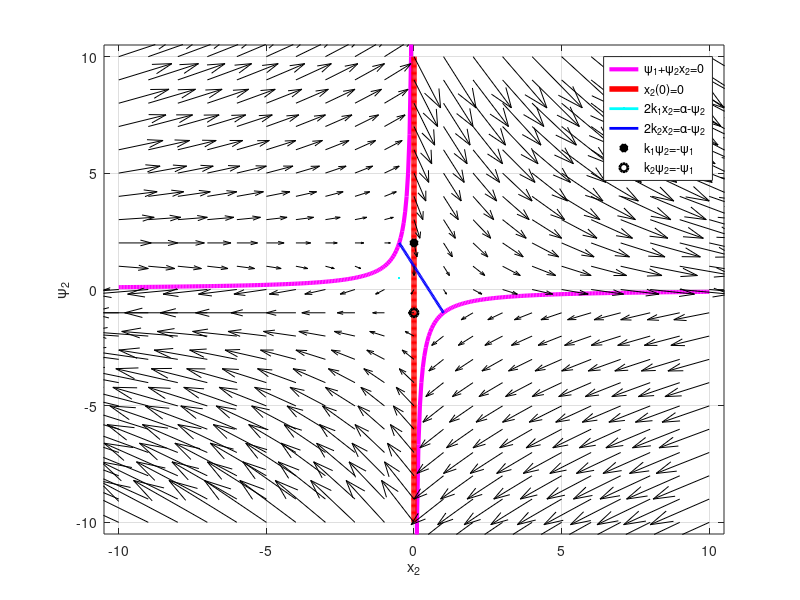

The MATLAB source for this figure:
psi_1 = 1;
alpha = 1;

k_1 = -0.5;
k_2 = 1;

left_point = -10;
right_point = 10;

step = 0.05;
big_step = 1;

trimmer = 0.5;

psi_2_u_1 = @(x_2) 0 .* x_2 + alpha;
psi_2_u_2 = @(x_2) -psi_1 ./ x_2;

new_left_point = (alpha - sqrt(alpha .^ 2 + 8 * psi_1 * k_1)) / 2;
new_right_point = (alpha + sqrt(alpha .^ 2 + 8 * psi_1 * k_1)) / 2;

old_left_point = (alpha - sqrt(alpha .^ 2 + 8 * psi_1 * k_2)) / 2;
old_right_point = (alpha + sqrt(alpha .^ 2 + 8 * psi_1 * k_2)) / 2;

x_2_start = @(psi_2) 0 .* psi_2;
x_2_cond_1 = @(psi_2) (alpha - psi_2) ./ (2 .* k_1);
x_2_cond_2 = @(psi_2) (alpha - psi_2) ./ (2 .* k_2);

split = left_point : step : right_point;
new_split = new_left_point : step : new_right_point;
if (~isnan(old_left_point))
    old_split = old_left_point : step : old_right_point;
end
%plot_1 = plot(split, psi_2_u_1(split), 'b', 'LineWidth', 3);
%hold on;
plot_2 = plot(split, psi_2_u_2(split), 'm', 'LineWidth', 3);
hold on;
xlabel('x_2');
ylabel('\psi_2');
grid;
plot_3 = plot(x_2_start(split), split, 'r', 'LineWidth', 4);
plot_4 = plot(x_2_cond_1(new_split), new_split, 'c', 'LineWidth', 2);
plot_5 = plot(x_2_cond_2(old_split), old_split, 'b', 'LineWidth', 2);
plot_6 = plot(0, -psi_1 / k_1, '*k', 'LineWidth', 3);
plot_7 = plot(0, -psi_1 / k_2, 'ok', 'LineWidth', 2);
axis([left_point - trimmer, right_point + trimmer, ...
     left_point - trimmer, right_point + trimmer]);

big_split = left_point : big_step : right_point;

for i = big_split
    for j = big_split
        if (psi_1 + i * j > 0)
            quiver(i, j, (j - alpha) / 2 + k_2 * i, -psi_1 - j * k_2, 0.2, 'k');
        end
        if (psi_1 + i * j < 0)
            quiver(i, j, (j - alpha) / 2 + k_1 * i, -psi_1 - j * k_1, 0.2, 'k');
        end
    end
end
hold off;

legend([plot_2(1), plot_3(1), plot_4(1), plot_5(1), plot_6(1), plot_7(1)], ...
       '\psi_1+\psi_2x_2=0', ...
       'x_2(0)=0', ...
       '2k_1x_2=\alpha-\psi_2', ...
       '2k_2x_2=\alpha-\psi_2', ...
       'k_1\psi_2=-\psi_1', ...
       'k_2\psi_2=-\psi_1');